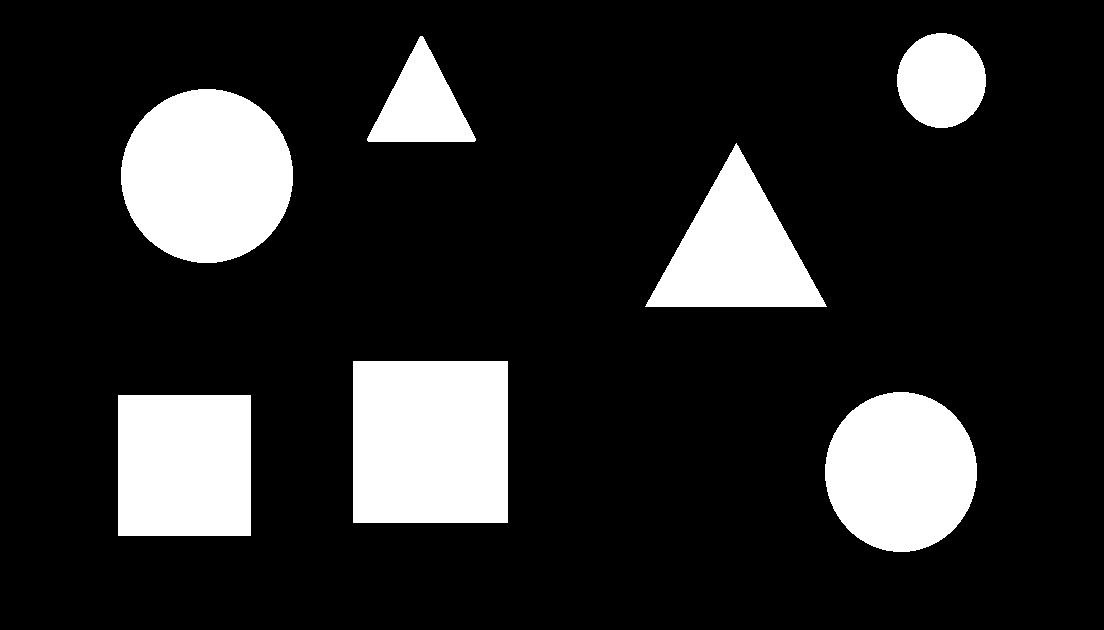
#> input picture 8.OpenCV Task/First Task/shape_detection.png, 1104 x 630 px, found by its file name
$ python First_Task.py
#> lines starting #> are read from the running program, lines starting #| are printed output that depends on the picture; after the words box and inside, x2 and y2 are one past the last pixel; in counts of white or black regions, pixels touching at a corner belong together
import cv2 as cv
import numpy as np

im = cv.imread("/home/mo/Desktop/projects/python/anything/mindcloud/First Task/shape_detection.png")
#> im is the input picture: shape (630, 1104, 3); 16.4% white; 7 white regions, largest, box (x1, y1, x2, y2) and area: (353, 361, 508, 523) 25110, (121, 89, 293, 263) 23495, (825, 392, 977, 552) 19088

gray = cv.cvtColor(im,cv.COLOR_BGR2GRAY)
#> gray: shape (630, 1104); 16.4% white; 7 white regions

_ , threshold = cv.threshold(gray,120,255,cv.THRESH_BINARY)

contours , hierarchy = cv.findContours(threshold,cv.RETR_TREE,cv.CHAIN_APPROX_SIMPLE)
#> contours = 7 contours; box (x1, y1, x2, y2) and area: (353, 361, 508, 523) 24794, (121, 89, 293, 263) 23250, (825, 392, 977, 552) 18867, (118, 395, 251, 536) 18480, (645, 143, 827, 307) 14734, (897, 33, 986, 128) 6489, (367, 36, 476, 142) 5938


for contour in contours :
    epsilon = 0.01 * cv.arcLength(contour,True)
    approx = cv.approxPolyDP(contour, epsilon, True)
    area = cv.contourArea(contour)
    cv.drawContours(im,[approx],0,(0,255,0),2)

    x = approx.ravel()[0]
    y = approx.ravel()[1]
    if len(approx) == 3:
        cv.putText(im,"Triangle",(x,y),cv.FONT_HERSHEY_COMPLEX,1,(52,140,235))
    elif len(approx) == 4 :
        x,y,w,h = cv.boundingRect(approx)
        aspectRatio = float(w)/h

        if aspectRatio >= 0.95 and aspectRatio <= 1.05 :
            cv.putText(im,"Square",(x,y),cv.FONT_HERSHEY_COMPLEX,1,(52,140,235))
        else:
            cv.putText(im,"rectangle",(x,y),cv.FONT_HERSHEY_COMPLEX,1,(52,140,235))
    elif len(approx) == 5 :
        cv.putText(im,"Pentagon",(x,y),cv.FONT_HERSHEY_COMPLEX,1,(52,140,235))
    elif len(approx) == 6 :
        cv.putText(im,"Hexagon",(x,y),cv.FONT_HERSHEY_COMPLEX,1,(52,140,235))
    else:
        cv.putText(im,"Circle",(x,y),cv.FONT_HERSHEY_COMPLEX,1,(52,140,235))
#> this loop made 7 passes
#> (epsilon, approx, area, w, h, aspectRatio) on passes 1, 3: (5.44, [[118, 395], [118, 535], [250, 535], [250, 395]], 18480, 133, 141, 0.943), (6.3, [[353, 361], [353, 522], [507, 522], [507, 361]], 24794, 155, 162, 0.957)
#> (epsilon, area) on passes 2, 5, 7: (5.15, 18867), (5.71, 23250), (3.02, 6489)
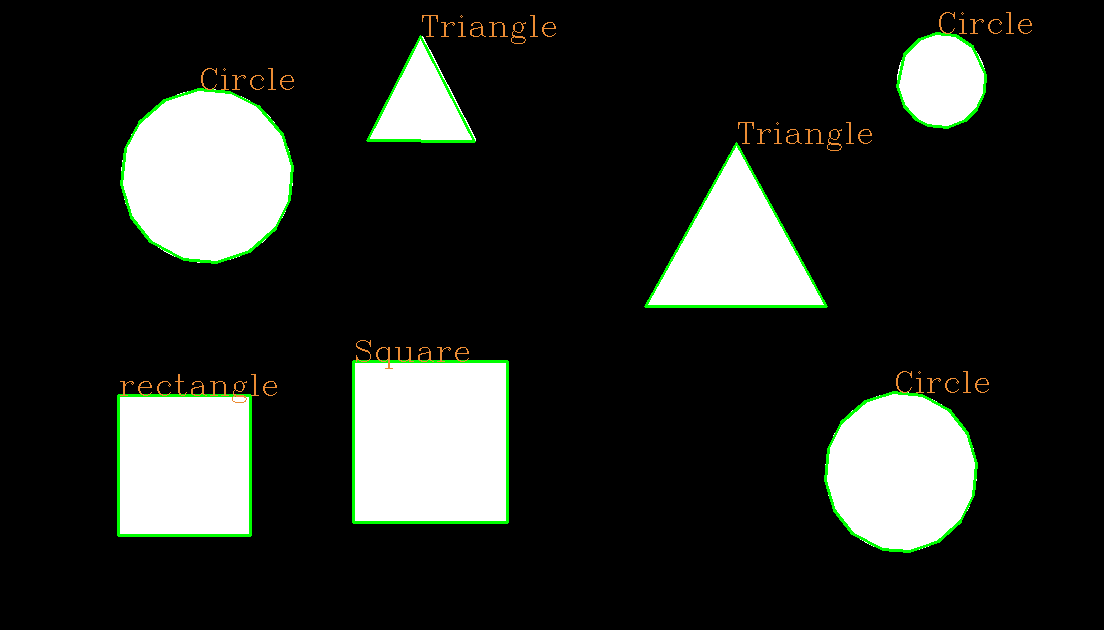
#> im: shape (630, 1104, 3); 1.8% of pixels changed, all inside (x1, y1, x2, y2) = (117, 12, 1032, 553)

cv.imshow("Shapes",im)

cv.waitKey(0)
cv.destroyAllWindows()
